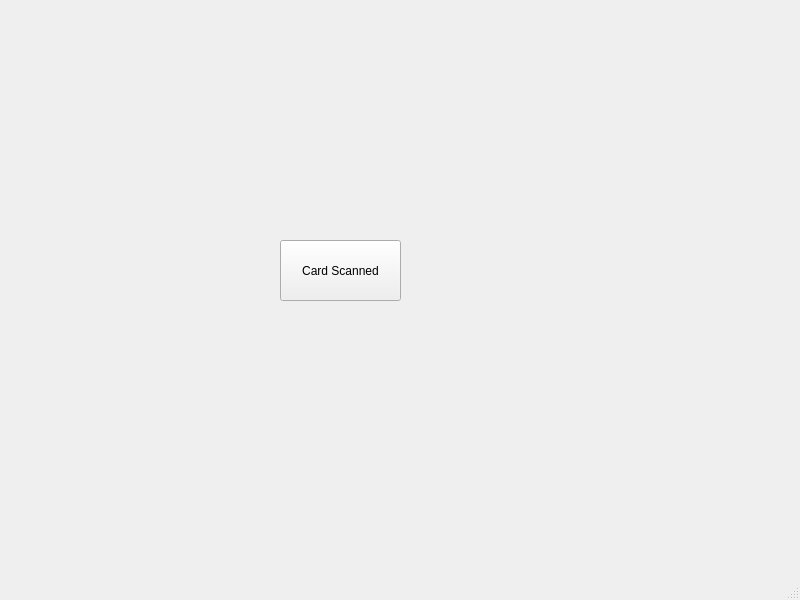
<?xml version="1.0" encoding="UTF-8"?>
<ui version="4.0">
 <class>StartUp</class>
 <widget class="QMainWindow" name="StartUp">
  <property name="geometry">
   <rect>
    <x>0</x>
    <y>0</y>
    <width>800</width>
    <height>600</height>
   </rect>
  </property>
  <property name="windowTitle">
   <string>StartUp</string>
  </property>
  <widget class="QWidget" name="centralwidget">
   <widget class="QPushButton" name="pushButtonCardScan">
    <property name="geometry">
     <rect>
      <x>280</x>
      <y>240</y>
      <width>121</width>
      <height>61</height>
     </rect>
    </property>
    <property name="text">
     <string>Card Scanned</string>
    </property>
   </widget>
  </widget>
  <widget class="QMenuBar" name="menubar">
   <property name="geometry">
    <rect>
     <x>0</x>
     <y>0</y>
     <width>800</width>
     <height>22</height>
    </rect>
   </property>
  </widget>
  <widget class="QStatusBar" name="statusbar"/>
 </widget>
 <resources/>
 <connections/>
</ui>
